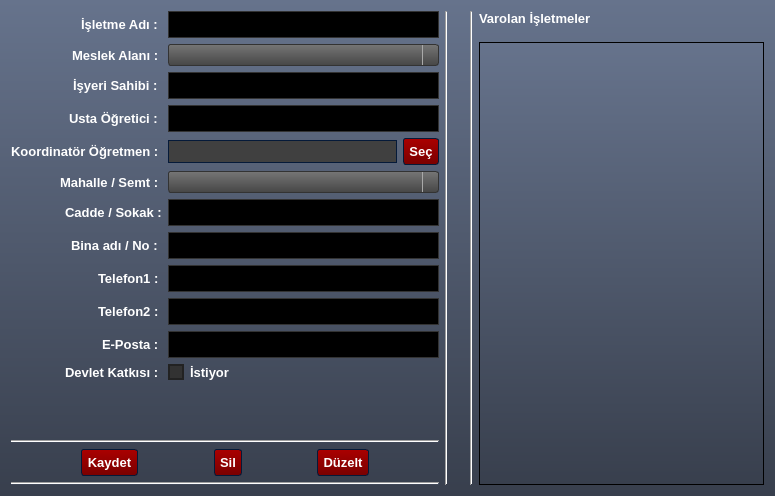
<?xml version="1.0" encoding="UTF-8"?>
<ui version="4.0">
 <class>Form</class>
 <widget class="QWidget" name="Form">
  <property name="geometry">
   <rect>
    <x>0</x>
    <y>0</y>
    <width>775</width>
    <height>496</height>
   </rect>
  </property>
  <property name="font">
   <font>
    <family>MS Shell Dlg 2</family>
    <pointsize>10</pointsize>
    <weight>75</weight>
    <bold>true</bold>
   </font>
  </property>
  <property name="windowTitle">
   <string>Form</string>
  </property>
  <property name="styleSheet">
   <string notr="true">/*Copyright (c) DevSec Studio. All rights reserved.

MIT License

Permission is hereby granted, free of charge, to any person obtaining a copy
of this software and associated documentation files (the &quot;Software&quot;), to deal
in the Software without restriction, including without limitation the rights
to use, copy, modify, merge, publish, distribute, sublicense, and/or sell
copies of the Software, and to permit persons to whom the Software is
furnished to do so, subject to the following conditions:

The above copyright notice and this permission notice shall be included in all
copies or substantial portions of the Software.

THE SOFTWARE IS PROVIDED *AS IS*, WITHOUT WARRANTY OF ANY KIND, EXPRESS OR
IMPLIED, INCLUDING BUT NOT LIMITED TO THE WARRANTIES OF MERCHANTABILITY,
FITNESS FOR A PARTICULAR PURPOSE AND NONINFRINGEMENT. IN NO EVENT SHALL THE
AUTHORS OR COPYRIGHT HOLDERS BE LIABLE FOR ANY CLAIM, DAMAGES OR OTHER
LIABILITY, WHETHER IN AN ACTION OF CONTRACT, TORT OR OTHERWISE, ARISING FROM,
OUT OF OR IN CONNECTION WITH THE SOFTWARE OR THE USE OR OTHER DEALINGS IN THE
SOFTWARE.
*/

/*-----QWidget-----*/
QWidget
{
	background-color: qlineargradient(spread:repeat, x1:1, y1:0, x2:1, y2:1, stop:0 rgba(102, 115, 140, 255),stop:1 rgba(56, 63, 77, 255));
	color: #ffffff;
	border-color: #051a39;

}


/*-----QLabel-----*/
QLabel
{
	background-color: transparent;
	color: #ffffff;
	font-weight: bold;

}


QLabel::disabled
{
	background-color: transparent;
	color: #898988;

}


/*-----QMenuBar-----*/
QMenuBar
{
	background-color: #484c58;
	color: #ffffff;
	border-color: #051a39;
	font-weight: bold;

}


QMenuBar::disabled
{
	background-color: #404040;
	color: #898988;
	border-color: #051a39;

}


QMenuBar::item
{
    background-color: transparent;

}


QMenuBar::item:selected
{
    background-color: #c4c5c3;
	color: #000000;
    border: 1px solid #000000;

}


QMenuBar::item:pressed
{
    background-color: #979796;
    border: 1px solid #000;
    margin-bottom: -1px;
    padding-bottom: 1px;

}


/*-----QMenu-----*/
QMenu
{
    background-color: #c4c5c3;
    border: 1px solid;
    color: #000000;
	font-weight: bold;

}


QMenu::separator
{
    height: 1px;
    background-color: #363942;
    color: #ffffff;
    padding-left: 4px;
    margin-left: 10px;
    margin-right: 5px;

}


QMenu::item
{
    min-width : 150px;
    padding: 3px 20px 3px 20px;

}


QMenu::item:selected
{
    background-color: #363942;
    color: #ffffff;

}


QMenu::item:disabled
{
    color: #898988;
}


/*-----QToolTip-----*/
QToolTip
{
	background-color: #bbbcba;
	color: #000000;
	border-color: #051a39;
	border : 1px solid #000000;
	border-radius: 2px;

}


/*-----QPushButton-----*/
QPushButton
{
	background-color: qlineargradient(spread:repeat, x1:0.486, y1:0, x2:0.505, y2:1, stop:0.00480769 rgba(170, 0, 0, 255),stop:1 rgba(122, 0, 0, 255));
	color: #ffffff;
	font-weight: bold;
	border-style: solid;
	border-width: 1px;
	border-radius: 3px;
	border-color: #051a39;
	padding: 5px;

}


QPushButton::disabled
{
	background-color: #404040;
	color: #656565;
	border-color: #051a39;

}


QPushButton::hover
{
	background-color: #9c0000;
	color: #ffffff;
	border-style: solid;
	border-width: 1px;
	border-radius: 3px;
	border-color: #051a39;
	padding: 5px;

}


QPushButton::pressed
{
	background-color: #880000;
	color: #ffffff;
	border-style: solid;
	border-width: 2px;
	border-radius: 3px;
	border-color: #000000;
	padding: 5px;

}


/*-----QToolButton-----*/
QToolButton 
{
	background-color: qlineargradient(spread:repeat, x1:1, y1:0, x2:1, y2:1, stop:0 rgba(177, 181, 193, 255),stop:1 rgba(159, 163, 174, 255));
	color: #ffffff;
	font-weight: bold;
	border-style: solid;
	border-width: 1px;
	border-radius: 3px;
	border-color: #051a39;
	padding: 5px;

}


QToolButton::disabled
{
	background-color: #404040;
	color: #656565;
	border-color: #051a39;

}


QToolButton::hover
{
	background-color: #9fa3ae;
	color: #ffffff;
	border-style: solid;
	border-width: 1px;
	border-radius: 3px;
	border-color: #051a39;
	padding: 5px;

}


QToolButton::pressed
{
	background-color: #7b7e86;
	color: #ffffff;
	border-style: solid;
	border-width: 2px;
	border-radius: 3px;
	border-color: #000000;
	padding: 5px;

}


/*-----QComboBox-----*/
QComboBox
{
    background-color: qlineargradient(spread:repeat, x1:1, y1:0, x2:1, y2:1, stop:0 rgba(118, 118, 118, 255),stop:1 rgba(70, 70, 70, 255));
    border: 1px solid #333333;
    border-radius: 3px;
    padding-left: 6px;
    color: lightgray;
	font-weight: bold;
    height: 20px;

}


QComboBox::disabled
{
	background-color: #404040;
	color: #656565;
	border-color: #051a39;

}


QComboBox:hover
{
    background-color: #646464;

}


QComboBox:on
{
    background-color: #979796;
	color: #000000;

}


QComboBox QAbstractItemView
{
    background-color: #c4c5c3;
    color: #000000;
    border: 1px solid black;
    selection-background-color: #363942;
    selection-color: #ffffff;
    outline: 0;

}


QComboBox::drop-down
{
    subcontrol-origin: padding;
    subcontrol-position: top right;
    width: 15px;
    border-left-width: 1px;
    border-left-color: darkgray;
    border-left-style: solid; 
    border-top-right-radius: 3px; 
    border-bottom-right-radius: 3px;

}


QComboBox::down-arrow
{
    image: url(://arrow-down.png);
    width: 8px;
    height: 8px;
}


/*-----QSpinBox &amp; QDoubleSpinBox &amp; QDateTimeEdit-----*/
QSpinBox, 
QDoubleSpinBox,
QDateTimeEdit
{
	background-color: #000000;
	color: #00ff00;
	font-weight: bold;
	border: 1px solid #333333;
	padding : 4px;

}


QSpinBox::disabled, 
QDoubleSpinBox::disabled,
QDateTimeEdit::disabled
{
	background-color: #404040;
	color: #656565;
	border-color: #051a39;

}


QSpinBox:hover, 
QDoubleSpinBox::hover,
QDateTimeEdit::hover
{
    border: 1px solid #00ff00;

}


QSpinBox::up-button, QSpinBox::down-button,
QDoubleSpinBox::up-button, QDoubleSpinBox::down-button,
QDateTimeEdit::up-button, QDateTimeEdit::down-button
{
	background-color: qlineargradient(spread:repeat, x1:1, y1:0, x2:1, y2:1, stop:0 rgba(118, 118, 118, 255),stop:1 rgba(70, 70, 70, 255));
    border: 0px solid #333333;

}


QSpinBox::disabled, 
QDoubleSpinBox::disabled,
QDateTimeEdit::disabled
{
	background-color: #404040;
	color: #656565;
	border-color: #051a39;

}


QSpinBox::up-button:hover, QSpinBox::down-button:hover,
QDoubleSpinBox::up-button:hover, QDoubleSpinBox::down-button:hover,
QDateTimeEdit::up-button:hover, QDateTimeEdit::down-button:hover
{
	background-color: #646464;
    border: 1px solid #333333;


}


QSpinBox::up-button:disabled, QSpinBox::down-button:disabled,
QDoubleSpinBox::up-button:disabled, QDoubleSpinBox::down-button:disabled,
QDateTimeEdit::up-button:disabled, QDateTimeEdit::down-button:disabled
{
	background-color: #404040;
	color: #656565;
	border-color: #051a39;

}


QSpinBox::up-button:pressed, QSpinBox::down-button:pressed,
QDoubleSpinBox::up-button:pressed, QDoubleSpinBox::down-button::pressed,
QDateTimeEdit::up-button:pressed, QDateTimeEdit::down-button::pressed
{
    background-color: #979796;
    border: 1px solid #444444;

}


QSpinBox::down-arrow,
QDoubleSpinBox::down-arrow,
QDateTimeEdit::down-arrow
{
    image: url(://arrow-down.png);
    width: 7px;

}


QSpinBox::up-arrow,
QDoubleSpinBox::up-arrow,
QDateTimeEdit::up-arrow
{
    image: url(://arrow-up.png);
    width: 7px;

}


/*-----QLineEdit-----*/
QLineEdit
{
	background-color: #000000;
	color: #00ff00;
	font-weight: bold;
    border: 1px solid #333333;
	padding: 4px;

}


QLineEdit:hover
{
    border: 1px solid #00ff00;

}


QLineEdit::disabled
{
	background-color: #404040;
	color: #656565;
	border-width: 1px;
	border-color: #051a39;
	padding: 2px;

}


/*-----QTextEdit-----*/
QTextEdit
{
	background-color: #808080;
	color: #fff;
	border: 1px groove #333333;

}


QTextEdit::disabled
{
	background-color: #404040;
	color: #656565;
	border-color: #051a39;

}


/*-----QGroupBox-----*/
QGroupBox 
{
    border: 1px groove #333333;
	border-radius: 2px;
    margin-top: 20px;

}


QGroupBox 
{
	background-color: qlineargradient(spread:repeat, x1:0.486, y1:0, x2:0.505, y2:1, stop:0.00480769 rgba(170, 169, 169, 255),stop:1 rgba(122, 122, 122, 255));
	font-weight: bold;

}


QGroupBox::title  
{
    background-color: qlineargradient(spread:repeat, x1:1, y1:0, x2:1, y2:1, stop:0 rgba(71, 75, 87, 255),stop:1 rgba(35, 37, 43, 255));
    color: #ffffff;
    border: 2px groove #333333;
    subcontrol-origin: margin;
    subcontrol-position: top left;
    padding: 2px;

}


QGroupBox::title::disabled
{
	background-color: #404040;
	color: #656565;
    subcontrol-origin: margin;
    subcontrol-position: top left;
    padding: 5px;
	border-top-left-radius: 3px;
	border-top-right-radius: 3px;

}


/*-----QCheckBox-----*/
QCheckBox{
	background-color: transparent;
	font-weight: bold;
	color: #fff;

}


QCheckBox::indicator
{
    color: #b1b1b1;
    background-color: #323232;
    border: 2px solid #222222;
    width: 12px;
    height: 12px;

}


QCheckBox::indicator:checked
{
    image:url(://checkbox.png);
    border: 2px solid #00ff00;

}


QCheckBox::indicator:unchecked:hover
{
    border: 2px solid #00ff00;

}


QCheckBox::disabled
{
	color: #656565;

}


QCheckBox::indicator:disabled
{
	background-color: #656565;
	color: #656565;
    border: 1px solid #656565;

}


/*-----QRadioButton-----*/
QRadioButton{
	background-color: transparent;
	font-weight: bold;
	color: #fff;

}


QRadioButton::indicator::unchecked
{ 
	border: 2px inset #222222; 
	border-radius: 6px; 
	background-color:  #323232;
	width: 9px; 
	height: 9px; 

}


QRadioButton::indicator::unchecked:hover
{ 
	border: 2px solid #00ff00; 
	border-radius: 5px; 
	background-color:  #323232;
	width: 9px; 
	height: 9px; 

}


QRadioButton::indicator::checked
{ 
	border: 2px inset #222222; 
	border-radius: 5px; 
	background-color: #00ff00; 
	width: 9px; 
	height: 9px; 

}


QRadioButton::disabled
{
	color: #656565;

}


QRadioButton::indicator:disabled
{
	background-color: #656565;
	color: #656565;
    border: 2px solid #656565;

}


/*-----QTableView &amp; QTableWidget-----*/
QTableView
{
    background-color: #808080;
    border: 1px groove #333333;
    color: #f0f0f0;
	font-weight: bold;
    gridline-color: #333333;
    outline : 0;

}


QTableView::disabled
{
    background-color: #242526;
    border: 1px solid #32414B;
    color: #656565;
    gridline-color: #656565;
    outline : 0;

}


QTableView::item:hover 
{
    background-color: #484c58;
    color: #f0f0f0;

}


QTableView::item:selected 
{
    background-color: #484c58;
    border: 2px groove #00ff00;
    color: #F0F0F0;

}


QTableView::item:selected:disabled
{
    background-color: #1a1b1c;
    border: 2px solid #525251;
    color: #656565;

}


QTableCornerButton::section
{
    background-color: #282830;

}


QHeaderView::section
{
    background-color: #282830;
    color: #fff;
	font-weight: bold;
    text-align: left;
	padding: 4px;
	
}


QHeaderView::section:disabled
{
    background-color: #525251;
    color: #656565;

}


QHeaderView::section:checked
{
    background-color: #00ff00;

}


QHeaderView::section:checked:disabled
{
    color: #656565;
    background-color: #525251;

}


QHeaderView::section::vertical::first,
QHeaderView::section::vertical::only-one
{
    border-top: 0px;

}


QHeaderView::section::vertical
{
    border-top: 0px;

}


QHeaderView::section::horizontal::first,
QHeaderView::section::horizontal::only-one
{
    border-left: 0px;

}


QHeaderView::section::horizontal
{
    border-left: 0px;

}


/*-----QTabWidget-----*/
QTabBar::tab
{
	background-color: transparent;
	color: #ffffff;
	font-weight: bold;
	width: 80px;
	height: 9px;
	
}


QTabBar::tab:disabled
{
	background-color: #656565;
	color: #656565;

}


QTabWidget::pane 
{
	background-color: transparent;
	color: #ffffff;
	border: 1px groove #333333;

}


QTabBar::tab:selected
{
    background-color: #484c58;
	color: #ffffff;
	border: 1px groove #333333;
	border-bottom: 0px;

}


QTabBar::tab:selected:disabled
{
	background-color: #404040;
	color: #656565;

}


QTabBar::tab:!selected 
{
    background-color: #a3a7b2;

}


QTabBar::tab:!selected:hover 
{
    background-color: #484c58;

}


QTabBar::tab:top:!selected 
{
    margin-top: 1px;

}


QTabBar::tab:bottom:!selected 
{
    margin-bottom: 3px;

}


QTabBar::tab:top, QTabBar::tab:bottom 
{
    min-width: 8ex;
    margin-right: -1px;
    padding: 5px 10px 5px 10px;

}


QTabBar::tab:top:selected 
{
    border-bottom-color: none;

}


QTabBar::tab:bottom:selected 
{
    border-top-color: none;

}


QTabBar::tab:top:last, QTabBar::tab:bottom:last,
QTabBar::tab:top:only-one, QTabBar::tab:bottom:only-one 
{
    margin-right: 0;

}


QTabBar::tab:left:!selected 
{
    margin-right: 2px;

}


QTabBar::tab:right:!selected
{
    margin-left: 2px;

}


QTabBar::tab:left, QTabBar::tab:right 
{
    min-height: 15ex;
    margin-bottom: -1px;
    padding: 10px 5px 10px 5px;

}


QTabBar::tab:left:selected 
{
    border-left-color: none;

}


QTabBar::tab:right:selected 
{
    border-right-color: none;

}


QTabBar::tab:left:last, QTabBar::tab:right:last,
QTabBar::tab:left:only-one, QTabBar::tab:right:only-one 
{
    margin-bottom: 0;

}


/*-----QSlider-----*/
QSlider{
	background-color: transparent;

}


QSlider::groove:horizontal 
{
	background-color: transparent;
	height: 6px;

}


QSlider::sub-page:horizontal 
{
	background-color: qlineargradient(spread:reflect, x1:1, y1:0, x2:1, y2:1, stop:0.00480769 rgba(201, 201, 201, 255),stop:1 rgba(72, 72, 72, 255));
	border: 1px solid #000;

}


QSlider::add-page:horizontal 
{
	background-color: #404040;
	border: 1px solid #000; 

}


QSlider::handle:horizontal 
{
	background-color: qlineargradient(spread:reflect, x1:1, y1:0, x2:1, y2:1, stop:0.00480769 rgba(201, 201, 201, 255),stop:1 rgba(72, 72, 72, 255));
	border: 1px solid #000; 
	width: 12px;
	margin-top: -6px;
	margin-bottom: -6px;

}


QSlider::handle:horizontal:hover 
{
	background-color: #808080;

}


QSlider::sub-page:horizontal:disabled 
{
	background-color: #bbb;
	border-color: #999;

}


QSlider::add-page:horizontal:disabled 
{
	background-color: #eee;
	border-color: #999;

}


QSlider::handle:horizontal:disabled 
{
	background-color: #eee;
	border: 1px solid #aaa;

}


QSlider::groove:vertical 
{
	background-color: transparent;
	width: 6px;

}


QSlider::sub-page:vertical 
{
	background-color: qlineargradient(spread:reflect, x1:0, y1:0.483, x2:1, y2:0.517, stop:0.00480769 rgba(201, 201, 201, 255),stop:1 rgba(72, 72, 72, 255));
	border: 1px solid #000;

}


QSlider::add-page:vertical 
{
	background-color: #404040;
	border: 1px solid #000;

}


QSlider::handle:vertical 
{
	background-color: qlineargradient(spread:reflect, x1:0, y1:0.483, x2:1, y2:0.517, stop:0.00480769 rgba(201, 201, 201, 255),stop:1 rgba(72, 72, 72, 255));
	border: 1px solid #000;
	height: 12px;
	margin-left: -6px;
	margin-right: -6px;

}


QSlider::handle:vertical:hover 
{
	background-color: #808080;

}


QSlider::sub-page:vertical:disabled 
{
	background-color: #bbb;
	border-color: #999;

}


QSlider::add-page:vertical:disabled 
{
	background-color: #eee;
	border-color: #999;

}


QSlider::handle:vertical:disabled 
{
	background-color: #eee;
	border: 1px solid #aaa;
	border-radius: 3px;

}


/*-----QDial-----*/
QDial
{
	background-color: #600000;

}


QDial::disabled
{
	background-color: #404040;

}


/*-----QScrollBar-----*/
QScrollBar:horizontal
{
    border: 1px solid #222222;
    background-color: #63676d;
    height: 18px;
    margin: 0px 18px 0 18px;

}


QScrollBar::handle:horizontal
{
    background-color: #a6acb3;
	border: 1px solid #656565;
	border-radius: 2px;
    min-height: 20px;

}


QScrollBar::add-line:horizontal
{
    border: 1px solid #1b1b19;
    background-color: #a6acb3;
    width: 18px;
    subcontrol-position: right;
    subcontrol-origin: margin;

}


QScrollBar::sub-line:horizontal
{
    border: 1px solid #1b1b19;
    background-color: #a6acb3;
    width: 18px;
    subcontrol-position: left;
    subcontrol-origin: margin;

}


QScrollBar::right-arrow:horizontal
{
    image: url(://arrow-right.png);
    width: 8px;
    height: 8px;

}


QScrollBar::left-arrow:horizontal
{
    image: url(://arrow-left.png);
    width: 8px;
    height: 8px;

}


QScrollBar::add-page:horizontal, QScrollBar::sub-page:horizontal
{
    background: none;

}


QScrollBar:vertical
{
    background-color: #63676d;
    width: 18px;
    margin: 18px 0 18px 0;
    border: 1px solid #222222;

}


QScrollBar::handle:vertical
{
    background-color: #a6acb3;
	border: 1px solid #656565;
	border-radius: 2px;
    min-height: 20px;

}


QScrollBar::add-line:vertical
{
    border: 1px solid #1b1b19;
    background-color: #a6acb3;
    height: 18px;
    subcontrol-position: bottom;
    subcontrol-origin: margin;

}


QScrollBar::sub-line:vertical
{
    border: 1px solid #1b1b19;
    background-color: #a6acb3;
    height: 18px;
    subcontrol-position: top;
    subcontrol-origin: margin;

}


QScrollBar::up-arrow:vertical
{
    image: url(://arrow-up.png);
    width: 8px;
    height: 8px;

}


QScrollBar::down-arrow:vertical
{
    image: url(://arrow-down.png);
    width: 8px;
    height: 8px;

}


QScrollBar::add-page:vertical, QScrollBar::sub-page:vertical
{
    background: none;

}


/*-----QProgressBar-----*/
QProgressBar
{
	background-color: #000;
	color: #00ff00;
	font-weight: bold;
	border: 0px groove #000;
	border-radius: 10px;
	text-align: center;

}


QProgressBar:disabled
{
	background-color: #404040;
	color: #656565;
	border-color: #051a39;
	border: 1px solid #000;
	border-radius: 10px;
	text-align: center;

}


QProgressBar::chunk {
	background-color: #ffaf02;
	border: 0px;
	border-radius: 10px;
	color: #000;

}


QProgressBar::chunk:disabled {
	background-color: #333;
	border: 0px;
	border-radius: 10px;
	color: #656565;
}


/*-----QStatusBar-----*/
QStatusBar
{
	background-color: qlineargradient(spread:repeat, x1:1, y1:0, x2:1, y2:1, stop:0 rgba(102, 115, 140, 255),stop:1 rgba(56, 63, 77, 255));
	color: #ffffff;
	border-color: #051a39;
	font-weight: bold;

}


</string>
  </property>
  <layout class="QGridLayout" name="gridLayout_2">
   <item row="0" column="0">
    <layout class="QGridLayout" name="gridLayout" columnstretch="60,0,0,0,40">
     <item row="0" column="0" rowspan="2">
      <layout class="QVBoxLayout" name="verticalLayout_2">
       <item>
        <layout class="QFormLayout" name="formLayout">
         <property name="labelAlignment">
          <set>Qt::AlignRight|Qt::AlignTrailing|Qt::AlignVCenter</set>
         </property>
         <item row="0" column="0">
          <widget class="QLabel" name="label">
           <property name="text">
            <string>İşletme Adı : </string>
           </property>
          </widget>
         </item>
         <item row="0" column="1">
          <widget class="QLineEdit" name="le_workplace_name"/>
         </item>
         <item row="2" column="0">
          <widget class="QLabel" name="label_2">
           <property name="text">
            <string>İşyeri Sahibi : </string>
           </property>
          </widget>
         </item>
         <item row="3" column="0">
          <widget class="QLabel" name="label_3">
           <property name="text">
            <string>Usta Öğretici : </string>
           </property>
          </widget>
         </item>
         <item row="2" column="1">
          <widget class="QLineEdit" name="le_boss"/>
         </item>
         <item row="3" column="1">
          <widget class="QLineEdit" name="le_master_instructive"/>
         </item>
         <item row="8" column="0">
          <widget class="QLabel" name="label_5">
           <property name="text">
            <string>Telefon1 : </string>
           </property>
          </widget>
         </item>
         <item row="8" column="1">
          <widget class="QLineEdit" name="le_phone1"/>
         </item>
         <item row="9" column="0">
          <widget class="QLabel" name="label_6">
           <property name="text">
            <string>Telefon2 : </string>
           </property>
          </widget>
         </item>
         <item row="9" column="1">
          <widget class="QLineEdit" name="le_phone2"/>
         </item>
         <item row="10" column="0">
          <widget class="QLabel" name="label_7">
           <property name="text">
            <string>E-Posta : </string>
           </property>
          </widget>
         </item>
         <item row="10" column="1">
          <widget class="QLineEdit" name="le_email"/>
         </item>
         <item row="7" column="0">
          <widget class="QLabel" name="label_8">
           <property name="text">
            <string>Bina adı / No : </string>
           </property>
          </widget>
         </item>
         <item row="11" column="0">
          <widget class="QLabel" name="label_9">
           <property name="text">
            <string>Devlet Katkısı : </string>
           </property>
          </widget>
         </item>
         <item row="1" column="0">
          <widget class="QLabel" name="label_10">
           <property name="text">
            <string>Meslek Alanı : </string>
           </property>
          </widget>
         </item>
         <item row="1" column="1">
          <widget class="QComboBox" name="cmb_department"/>
         </item>
         <item row="11" column="1">
          <widget class="QCheckBox" name="cb_request">
           <property name="text">
            <string>İstiyor</string>
           </property>
           <property name="checked">
            <bool>true</bool>
           </property>
          </widget>
         </item>
         <item row="6" column="0">
          <widget class="QLabel" name="label_11">
           <property name="text">
            <string>Cadde / Sokak :</string>
           </property>
          </widget>
         </item>
         <item row="6" column="1">
          <widget class="QLineEdit" name="le_street"/>
         </item>
         <item row="5" column="0">
          <widget class="QLabel" name="label_12">
           <property name="text">
            <string>Mahalle / Semt : </string>
           </property>
          </widget>
         </item>
         <item row="5" column="1">
          <widget class="QComboBox" name="cmb_neighborhood"/>
         </item>
         <item row="7" column="1">
          <widget class="QLineEdit" name="le_number"/>
         </item>
         <item row="4" column="0">
          <widget class="QLabel" name="label_13">
           <property name="text">
            <string>Koordinatör Öğretmen : </string>
           </property>
          </widget>
         </item>
         <item row="4" column="1">
          <layout class="QHBoxLayout" name="horizontalLayout_2">
           <item>
            <widget class="QLineEdit" name="le_coordinator">
             <property name="enabled">
              <bool>false</bool>
             </property>
            </widget>
           </item>
           <item>
            <widget class="QPushButton" name="btn_select_coor">
             <property name="text">
              <string>Seç</string>
             </property>
            </widget>
           </item>
          </layout>
         </item>
        </layout>
       </item>
       <item>
        <spacer name="verticalSpacer">
         <property name="orientation">
          <enum>Qt::Vertical</enum>
         </property>
         <property name="sizeHint" stdset="0">
          <size>
           <width>20</width>
           <height>40</height>
          </size>
         </property>
        </spacer>
       </item>
       <item>
        <widget class="Line" name="line_3">
         <property name="orientation">
          <enum>Qt::Horizontal</enum>
         </property>
        </widget>
       </item>
       <item>
        <layout class="QHBoxLayout" name="horizontalLayout">
         <item>
          <spacer name="horizontalSpacer">
           <property name="orientation">
            <enum>Qt::Horizontal</enum>
           </property>
           <property name="sizeHint" stdset="0">
            <size>
             <width>40</width>
             <height>20</height>
            </size>
           </property>
          </spacer>
         </item>
         <item>
          <widget class="QPushButton" name="btn_save">
           <property name="text">
            <string>Kaydet</string>
           </property>
          </widget>
         </item>
         <item>
          <spacer name="horizontalSpacer_2">
           <property name="orientation">
            <enum>Qt::Horizontal</enum>
           </property>
           <property name="sizeHint" stdset="0">
            <size>
             <width>40</width>
             <height>20</height>
            </size>
           </property>
          </spacer>
         </item>
         <item>
          <widget class="QPushButton" name="btn_delete">
           <property name="text">
            <string>Sil</string>
           </property>
          </widget>
         </item>
         <item>
          <spacer name="horizontalSpacer_3">
           <property name="orientation">
            <enum>Qt::Horizontal</enum>
           </property>
           <property name="sizeHint" stdset="0">
            <size>
             <width>40</width>
             <height>20</height>
            </size>
           </property>
          </spacer>
         </item>
         <item>
          <widget class="QPushButton" name="btn_edit">
           <property name="text">
            <string>Düzelt</string>
           </property>
          </widget>
         </item>
         <item>
          <spacer name="horizontalSpacer_4">
           <property name="orientation">
            <enum>Qt::Horizontal</enum>
           </property>
           <property name="sizeHint" stdset="0">
            <size>
             <width>40</width>
             <height>20</height>
            </size>
           </property>
          </spacer>
         </item>
        </layout>
       </item>
       <item>
        <widget class="Line" name="line_4">
         <property name="orientation">
          <enum>Qt::Horizontal</enum>
         </property>
        </widget>
       </item>
      </layout>
     </item>
     <item row="0" column="1" rowspan="2" colspan="2">
      <widget class="Line" name="line_2">
       <property name="orientation">
        <enum>Qt::Vertical</enum>
       </property>
      </widget>
     </item>
     <item row="0" column="3" rowspan="2">
      <widget class="Line" name="line">
       <property name="orientation">
        <enum>Qt::Vertical</enum>
       </property>
      </widget>
     </item>
     <item row="0" column="4" rowspan="2">
      <layout class="QVBoxLayout" name="verticalLayout">
       <item>
        <widget class="QLabel" name="label_4">
         <property name="text">
          <string>Varolan İşletmeler</string>
         </property>
        </widget>
       </item>
       <item>
        <spacer name="verticalSpacer_3">
         <property name="orientation">
          <enum>Qt::Vertical</enum>
         </property>
         <property name="sizeType">
          <enum>QSizePolicy::Minimum</enum>
         </property>
         <property name="sizeHint" stdset="0">
          <size>
           <width>20</width>
           <height>10</height>
          </size>
         </property>
        </spacer>
       </item>
       <item>
        <widget class="QListWidget" name="lw_workplace"/>
       </item>
      </layout>
     </item>
     <item row="1" column="2">
      <spacer name="horizontalSpacer_5">
       <property name="orientation">
        <enum>Qt::Horizontal</enum>
       </property>
       <property name="sizeType">
        <enum>QSizePolicy::Minimum</enum>
       </property>
       <property name="sizeHint" stdset="0">
        <size>
         <width>13</width>
         <height>20</height>
        </size>
       </property>
      </spacer>
     </item>
    </layout>
   </item>
  </layout>
 </widget>
 <resources/>
 <connections/>
</ui>
